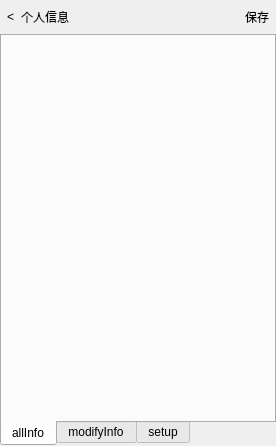
<?xml version="1.0" encoding="UTF-8"?>
<ui version="4.0">
 <class>DetailedInfoPage</class>
 <widget class="QWidget" name="DetailedInfoPage">
  <property name="geometry">
   <rect>
    <x>0</x>
    <y>0</y>
    <width>276</width>
    <height>446</height>
   </rect>
  </property>
  <property name="windowTitle">
   <string>Form</string>
  </property>
  <layout class="QVBoxLayout" name="verticalLayout" stretch="1,12">
   <property name="spacing">
    <number>0</number>
   </property>
   <property name="leftMargin">
    <number>0</number>
   </property>
   <property name="topMargin">
    <number>0</number>
   </property>
   <property name="rightMargin">
    <number>0</number>
   </property>
   <property name="bottomMargin">
    <number>0</number>
   </property>
   <item>
    <widget class="QWidget" name="widget" native="true">
     <layout class="QHBoxLayout" name="horizontalLayout">
      <property name="spacing">
       <number>0</number>
      </property>
      <property name="leftMargin">
       <number>0</number>
      </property>
      <property name="topMargin">
       <number>0</number>
      </property>
      <property name="rightMargin">
       <number>0</number>
      </property>
      <property name="bottomMargin">
       <number>0</number>
      </property>
      <item>
       <widget class="QToolButton" name="btn_cancle">
        <property name="sizePolicy">
         <sizepolicy hsizetype="Preferred" vsizetype="Preferred">
          <horstretch>0</horstretch>
          <verstretch>0</verstretch>
         </sizepolicy>
        </property>
        <property name="text">
         <string>&lt;</string>
        </property>
        <property name="autoRepeat">
         <bool>false</bool>
        </property>
        <property name="autoExclusive">
         <bool>false</bool>
        </property>
        <property name="popupMode">
         <enum>QToolButton::DelayedPopup</enum>
        </property>
        <property name="autoRaise">
         <bool>true</bool>
        </property>
       </widget>
      </item>
      <item>
       <widget class="QLabel" name="lb_tabTitle">
        <property name="text">
         <string>个人信息</string>
        </property>
       </widget>
      </item>
      <item>
       <spacer name="HSpacer">
        <property name="orientation">
         <enum>Qt::Horizontal</enum>
        </property>
        <property name="sizeHint" stdset="0">
         <size>
          <width>40</width>
          <height>20</height>
         </size>
        </property>
       </spacer>
      </item>
      <item>
       <widget class="QToolButton" name="btn_save">
        <property name="sizePolicy">
         <sizepolicy hsizetype="Preferred" vsizetype="Preferred">
          <horstretch>0</horstretch>
          <verstretch>0</verstretch>
         </sizepolicy>
        </property>
        <property name="text">
         <string>保存</string>
        </property>
        <property name="autoRaise">
         <bool>true</bool>
        </property>
       </widget>
      </item>
     </layout>
    </widget>
   </item>
   <item>
    <widget class="QTabWidget" name="tabWidget">
     <property name="tabPosition">
      <enum>QTabWidget::South</enum>
     </property>
     <property name="currentIndex">
      <number>0</number>
     </property>
     <widget class="QWidget" name="tab_allInfo">
      <attribute name="title">
       <string>allInfo</string>
      </attribute>
     </widget>
     <widget class="QWidget" name="tab_modifyInfo">
      <attribute name="title">
       <string>modifyInfo</string>
      </attribute>
      <layout class="QVBoxLayout" name="verticalLayout_3" stretch="1,2,14">
       <property name="spacing">
        <number>0</number>
       </property>
       <property name="leftMargin">
        <number>0</number>
       </property>
       <property name="topMargin">
        <number>0</number>
       </property>
       <property name="rightMargin">
        <number>0</number>
       </property>
       <property name="bottomMargin">
        <number>0</number>
       </property>
       <item>
        <spacer name="verticalSpacer">
         <property name="orientation">
          <enum>Qt::Vertical</enum>
         </property>
         <property name="sizeHint" stdset="0">
          <size>
           <width>20</width>
           <height>40</height>
          </size>
         </property>
        </spacer>
       </item>
       <item>
        <layout class="QVBoxLayout" name="verticalLayout_2">
         <property name="spacing">
          <number>0</number>
         </property>
         <property name="leftMargin">
          <number>10</number>
         </property>
         <property name="rightMargin">
          <number>10</number>
         </property>
         <item>
          <widget class="QLineEdit" name="le_infoInput">
           <property name="frame">
            <bool>false</bool>
           </property>
          </widget>
         </item>
         <item>
          <widget class="Line" name="line">
           <property name="styleSheet">
            <string notr="true">border-top: 1px solid green; </string>
           </property>
           <property name="frameShadow">
            <enum>QFrame::Sunken</enum>
           </property>
           <property name="orientation">
            <enum>Qt::Horizontal</enum>
           </property>
          </widget>
         </item>
         <item>
          <widget class="QLabel" name="lb_tip">
           <property name="styleSheet">
            <string notr="true">font: 8pt &quot;Agency FB&quot;;
color: rgb(209, 209, 209);</string>
           </property>
           <property name="text">
            <string>提示信息···</string>
           </property>
          </widget>
         </item>
        </layout>
       </item>
       <item>
        <spacer name="verticalSpacer_2">
         <property name="orientation">
          <enum>Qt::Vertical</enum>
         </property>
         <property name="sizeHint" stdset="0">
          <size>
           <width>20</width>
           <height>40</height>
          </size>
         </property>
        </spacer>
       </item>
      </layout>
     </widget>
     <widget class="QWidget" name="tab_setup">
      <attribute name="title">
       <string>setup</string>
      </attribute>
      <layout class="QVBoxLayout" name="verticalLayout_4">
       <item>
        <widget class="QLabel" name="label_4">
         <property name="text">
          <string>设置界面</string>
         </property>
        </widget>
       </item>
      </layout>
     </widget>
    </widget>
   </item>
  </layout>
 </widget>
 <resources/>
 <connections/>
</ui>
